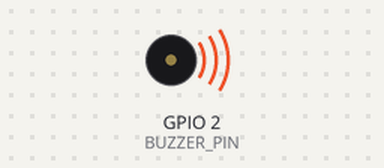
Bench run of a sketch on a simulated ESP32-C3. Parts: buzzer (waves = sounding, pin HIGH). Nothing arrives over Bluetooth unless stated; a phone connects over Bluetooth LE 3 s after start; what the sketch prints to the serial monitor is not drawn.

Above: at 0.45 s.
Timing chart, 0 to 3.4 s (numbered marks = the images above):
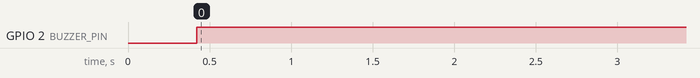

The sketch:

ESP32C3_FIRMWARE.ino
```cpp
#include <Arduino.h>
#include <BLEDevice.h>
#include <BLEServer.h>
#include <BLEUtils.h>
#include <BLEAdvertising.h>
#include <string>

#define TAG_NAME "BLUETAG"
#define BUZZER_PIN 2
#define BATTERY_PIN 3

#define SERVICE_UUID        "12345678-1234-1234-1234-1234567890ab"
#define CHARACTERISTIC_UUID "abcd1234-5678-90ab-cdef-1234567890ab"

BLEServer* pServer = NULL;
bool deviceConnected = false;
unsigned long lastBatteryUpdate = 0;

void buzzerOn() {
    digitalWrite(BUZZER_PIN, LOW);
}

void buzzerOff() {
    digitalWrite(BUZZER_PIN, HIGH);
}

uint8_t getBatteryPercent() {
    int rawADC = analogRead(BATTERY_PIN);

    float voltage = (rawADC / 4095.0) * 3.3 * 2.0;

    int percent = (int)((voltage - 3.3) / (4.2 - 3.3) * 100);

    // จำกัดค่าไม่ให้เกิน 100 หรือต่ำกว่า 0
    if (percent > 100) percent = 100;
    if (percent < 0) percent = 0;

    return (uint8_t)percent;
}

void updateAdvertisingData() {
    uint8_t battLevel = getBatteryPercent();

    BLEAdvertising* pAdvertising = BLEDevice::getAdvertising();

    BLEAdvertisementData advData;
    advData.setName(TAG_NAME);
    advData.setFlags(0x06);

    std::string mData = "";
    mData += (char)0xFF;
    mData += (char)0xFF;
    mData += (char)battLevel;

    advData.setManufacturerData(mData);
    pAdvertising->setAdvertisementData(advData);
}

class MyServerCallbacks : public BLEServerCallbacks {
    void onConnect(BLEServer* pServer) override {
        deviceConnected = true;
        Serial.println("App Connected!");
    }

    void onDisconnect(BLEServer* pServer) override {
        deviceConnected = false;
        Serial.println("App Disconnected. Restarting advertising...");
        pServer->getAdvertising()->start();
    }
};

void setup() {
    Serial.begin(115200);
    delay(300);

    pinMode(BUZZER_PIN, OUTPUT);
    buzzerOff();

    buzzerOn(); delay(120); buzzerOff();

    analogReadResolution(12);

    BLEDevice::init(TAG_NAME);
    BLEDevice::setPower(ESP_PWR_LVL_P3);

    pServer = BLEDevice::createServer();
    pServer->setCallbacks(new MyServerCallbacks());

    BLEService* pService = pServer->createService(SERVICE_UUID);
    BLECharacteristic* pCharacteristic = pService->createCharacteristic(
            CHARACTERISTIC_UUID,
            BLECharacteristic::PROPERTY_READ
    );
    pCharacteristic->setValue("Tag Ready");
    pService->start();

    BLEAdvertising* pAdvertising = BLEDevice::getAdvertising();
    pAdvertising->addServiceUUID(SERVICE_UUID);
    pAdvertising->setScanResponse(true);
    pAdvertising->setMinInterval(320);
    pAdvertising->setMaxInterval(640);

    updateAdvertisingData(); // อัปเดตข้อมูลแบตเตอรี่ครั้งแรก
    pAdvertising->start();

    Serial.println("BlueTag is ready and advertising...");
}

void loop() {
    if (deviceConnected) {
        buzzerOn();
        delay(80);
        buzzerOff();
        delay(150);
    } else {
        if (millis() - lastBatteryUpdate > 5000) {
            updateAdvertisingData();
            lastBatteryUpdate = millis();
            Serial.print("Current Battery: ");
            Serial.print(getBatteryPercent());
            Serial.println("%");
        }
        delay(200);
    }
}
```
